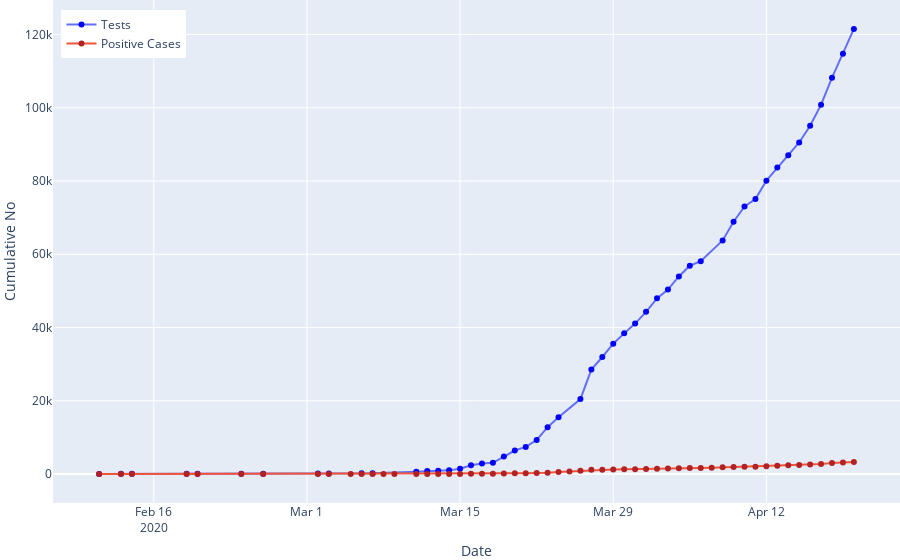

Here is the notebook cell this chart was saved with:
### Code cell
cumulative_tests_confirmed_long = pd.melt(cumulative_tests_confirmed, id_vars=['date'], value_vars=['daily_tests','daily_cases'])
cumulative_tests_confirmed_long.dropna(inplace=True)
fig_cumulative_tests_confirmed = px.line(cumulative_tests_confirmed_long, x='date', y='value', color='variable')

fig_cumulative_tests_confirmed.update_layout(
    title="",
    xaxis_title="Date",
    yaxis_title="Cumulative No",
    hovermode= 'x',
    legend=dict(x=0.01, y=.98, title=dict(text="")),
    xaxis=dict(fixedrange=True),
    yaxis=dict(fixedrange=True),
    margin=empty_margin_dict,
)

fig_cumulative_tests_confirmed.update_traces(mode='markers+lines')

fig_cumulative_tests_confirmed.data[0].name = "Tests"
fig_cumulative_tests_confirmed.data[1].name = "Positive Cases"

fig_cumulative_tests_confirmed.data[0].hovertemplate = '%{y}'
fig_cumulative_tests_confirmed.data[1].hovertemplate = '%{y}'

fig_cumulative_tests_confirmed.data[0].hoverlabel.namelength = 0
fig_cumulative_tests_confirmed.data[1].hoverlabel.namelength = 0

fig_cumulative_tests_confirmed.data[0].marker=dict(color='blue')
fig_cumulative_tests_confirmed.data[1].marker=dict(color='firebrick')

fig_cumulative_tests_confirmed.show(config = dict(displayModeBar=False))

### Figure 1 — Plotly figure (JSON) as saved in the notebook; plotly's stock layout.template omitted (floating-point values rounded to 4 significant figures)
{"data": [{"hoverlabel": {"namelength": 0}, "hovertemplate": "%{y}", "legendgroup": "daily_tests", "line": {"color": "#636efa", "dash": "solid"}, "marker": {"color": "blue"}, "mode": "markers+lines", "name": "Tests", "showlegend": true, "type": "scatter", "x": ["2020-02-11T00:00:00", "2020-02-13T00:00:00", "2020-02-14T00:00:00", "2020-02-19T00:00:00", "2020-02-20T00:00:00", "2020-02-24T00:00:00", "2020-02-26T00:00:00", "2020-03-02T00:00:00", "2020-03-03T00:00:00", "2020-03-06T00:00:00", "2020-03-07T00:00:00", "2020-03-11T00:00:00", "2020-03-12T00:00:00", "2020-03-13T00:00:00", "2020-03-14T00:00:00", "2020-03-15T00:00:00", "2020-03-16T00:00:00", "2020-03-17T00:00:00", "2020-03-18T00:00:00", "2020-03-19T00:00:00", "2020-03-20T00:00:00", "2020-03-21T00:00:00", "2020-03-22T00:00:00", "2020-03-23T00:00:00", "2020-03-24T00:00:00", "2020-03-26T00:00:00", "2020-03-27T00:00:00", "2020-03-28T00:00:00", "2020-03-29T00:00:00", "2020-03-30T00:00:00", "2020-03-31T00:00:00", "2020-04-01T00:00:00", "2020-04-02T00:00:00", "2020-04-03T00:00:00", "2020-04-04T00:00:00", "2020-04-05T00:00:00", "2020-04-06T00:00:00", "2020-04-08T00:00:00", "2020-04-09T00:00:00", "2020-04-10T00:00:00", "2020-04-11T00:00:00", "2020-04-12T00:00:00", "2020-04-13T00:00:00", "2020-04-14T00:00:00", "2020-04-15T00:00:00", "2020-04-16T00:00:00", "2020-04-17T00:00:00", "2020-04-18T00:00:00", "2020-04-19T00:00:00", "2020-04-20T00:00:00"], "xaxis": "x", "y": [61, 67, 71, 95, 106, 116, 121, 160, 164, 200, 241, 645, 848, 924, 1017, 1476, 2405, 2911, 3070, 4832, 6438, 7425, 9315, 12815, 15529, 20471, 28537, 31963, 35593, 38409, 41072, 44292, 47965, 50361, 53937, 56873, 58098, 63776, 68874, 73028, 75053, 80085, 83663, 87022, 90515, 95060, 100827, 108201, 114711, 121510], "yaxis": "y"}, {"hoverlabel": {"namelength": 0}, "hovertemplate": "%{y}", "legendgroup": "daily_cases", "line": {"color": "#EF553B", "dash": "solid"}, "marker": {"color": "firebrick"}, "mode": "markers+lines", "name": "Positive Cases", "showlegend": true, "type": "scatter", "x": ["2020-02-11T00:00:00", "2020-02-13T00:00:00", "2020-02-14T00:00:00", "2020-02-19T00:00:00", "2020-02-20T00:00:00", "2020-02-24T00:00:00", "2020-02-26T00:00:00", "2020-03-02T00:00:00", "2020-03-03T00:00:00", "2020-03-05T00:00:00", "2020-03-06T00:00:00", "2020-03-07T00:00:00", "2020-03-08T00:00:00", "2020-03-09T00:00:00", "2020-03-11T00:00:00", "2020-03-12T00:00:00", "2020-03-13T00:00:00", "2020-03-14T00:00:00", "2020-03-15T00:00:00", "2020-03-16T00:00:00", "2020-03-17T00:00:00", "2020-03-18T00:00:00", "2020-03-19T00:00:00", "2020-03-20T00:00:00", "2020-03-21T00:00:00", "2020-03-22T00:00:00", "2020-03-23T00:00:00", "2020-03-24T00:00:00", "2020-03-25T00:00:00", "2020-03-26T00:00:00", "2020-03-27T00:00:00", "2020-03-28T00:00:00", "2020-03-29T00:00:00", "2020-03-30T00:00:00", "2020-03-31T00:00:00", "2020-04-01T00:00:00", "2020-04-02T00:00:00", "2020-04-03T00:00:00", "2020-04-04T00:00:00", "2020-04-05T00:00:00", "2020-04-06T00:00:00", "2020-04-07T00:00:00", "2020-04-08T00:00:00", "2020-04-09T00:00:00", "2020-04-10T00:00:00", "2020-04-11T00:00:00", "2020-04-12T00:00:00", "2020-04-13T00:00:00", "2020-04-14T00:00:00", "2020-04-15T00:00:00", "2020-04-16T00:00:00", "2020-04-17T00:00:00", "2020-04-18T00:00:00", "2020-04-19T00:00:00", "2020-04-20T00:00:00"], "xaxis": "x", "y": [0, 0, 0, 0, 0, 0, 0, 0, 0, 1, 1, 2, 3, 7, 13, 16, 24, 38, 51, 62, 85, 116, 150, 202, 240, 274, 402, 554, 709, 927, 1170, 1187, 1280, 1326, 1353, 1380, 1462, 1505, 1585, 1655, 1686, 1749, 1845, 1934, 2003, 2028, 2173, 2272, 2415, 2506, 2605, 2783, 3034, 3158, 3300], "yaxis": "y"}], "layout": {"hovermode": "x", "legend": {"title": {"text": ""}, "tracegroupgap": 0, "x": 0.01, "y": 0.98}, "margin": {"b": 0, "l": 0, "r": 0, "t": 0}, "title": {"text": ""}, "xaxis": {"anchor": "y", "domain": [0, 1], "fixedrange": true, "title": {"text": "Date"}}, "yaxis": {"anchor": "x", "domain": [0, 1], "fixedrange": true, "title": {"text": "Cumulative No"}}}}
